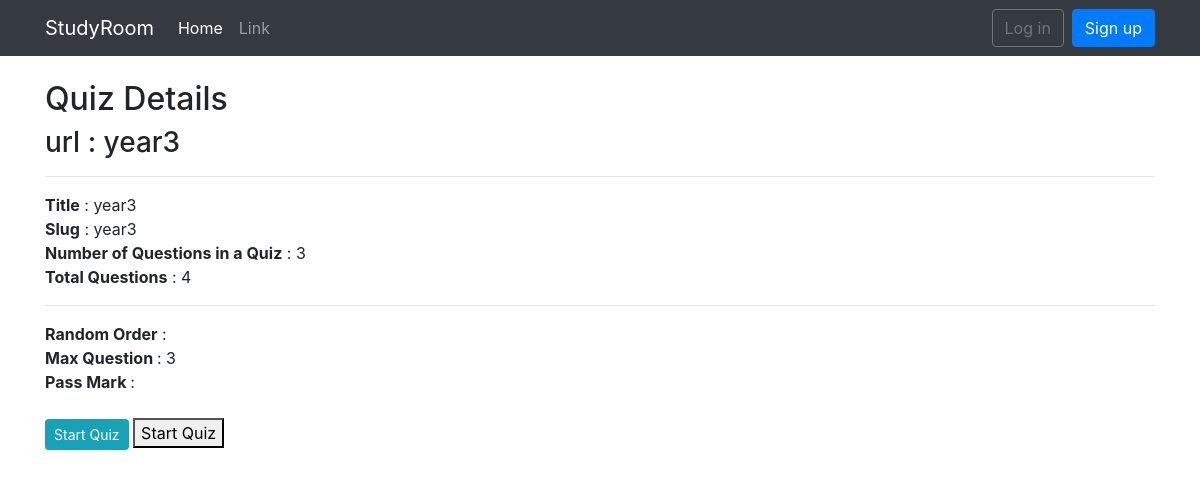
Page /quizzes/year3/ on the committed database.
### studyroom/models.py (models this page shows)
class Quiz(models.Model):
    title = models.CharField(max_length=60, blank=False)
    slug = models.SlugField(max_length=60, blank=False, help_text="a user friendly url")
    max_question = models.PositiveIntegerField(blank=True, null=True, verbose_name="Max Questions", help_text="Number of questions to be answered on each attempt.")
    def __str__(self):
        return self.title

### studyroom/views.py (the view)
# urls.py: path('<slug:slug>/', views.QuizDetail.as_view(), name='quiz-detail'),
class QuizDetail(DetailView):
    model = Quiz
    template_name = 'studyroom/QuizDetail.html'
    def get_context_data(self, **kwargs):
        print("=== QuizDetail info === ")
        print(self.kwargs['slug'])
        slug = self.kwargs['slug']
        quiz = Quiz.objects.get(slug=slug)
        print(quiz)
        context = super().get_context_data(**kwargs)
        questions = Question.objects.filter(quiz=quiz).order_by('?')
        context['questions'] = questions
        context['now'] = timezone.now()
        return context

### studyroom/templates/studyroom/quizDetail.html
{% extends 'base.html' %}
{% block content %}
    <h2>Quiz Details </h2>
    <h3>url : {{ object.slug }} <br/></h3>
    <hr>
    <strong>Title</strong> : {{ object.title }} <br/>
    <strong>Slug</strong> : {{ object.slug }} <br/>
    <strong>Number of Questions in a Quiz</strong> : {{ object.max_question }} <br/>
    <strong>Total Questions</strong> : {{ questions.count }} <br/>
    <hr>
    <strong>Random Order</strong> : {{ quiz.random_order }} <br/>
    <strong>Max Question </strong> : {{ quiz.max_question }} <br/>
    <strong>Pass Mark </strong> : {{ quiz.pass_mark }} <br/>
    <p><br>
    <a href="{% url 'quiz-test' object.slug %}" class="btn btn-sm btn-info">Start Quiz</a>
        <button>Start Quiz</button>
    </p>
{% endblock %}

### rows in the picture
Quiz: slug "year3", title "year3", max_question "3"

### other values in the picture
{{ questions.count }} "4"
